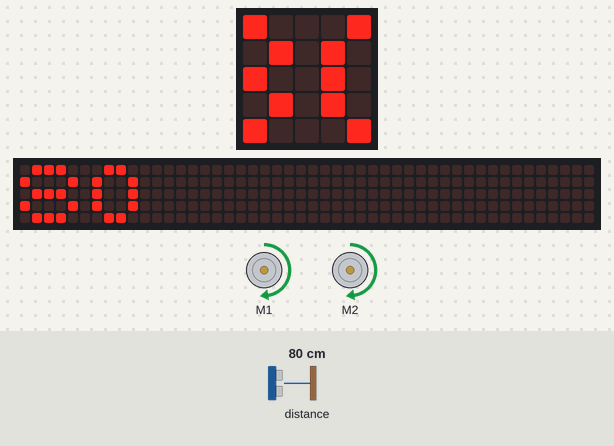
Simulated run of this program. Board: BBC micro:bit (MakeCode). On the bench: 2 × DC motor (green arrow = forward, orange = backward, longer = faster), the board's 5×5 LED display, a strip that is not on the board, showing the scrolling text unrolled. Inputs (shaded band) come from the test bench; at power-on: distance to the obstacle 80 cm. The 48×5 strip is a reading aid, not a part: it shows the text the display is scrolling, unrolled, one strip-width of it at a time.

Above: at 1.28 s.
1.3 s: distance to the obstacle set to 2 cm
At 4.4 s:
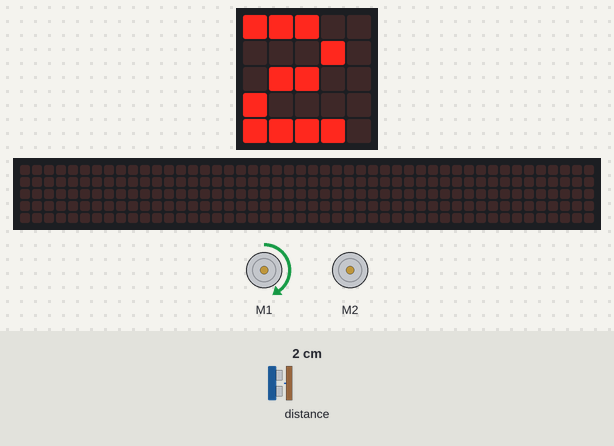
4.7 s: distance to the obstacle set to 18 cm
At 5.35 s:
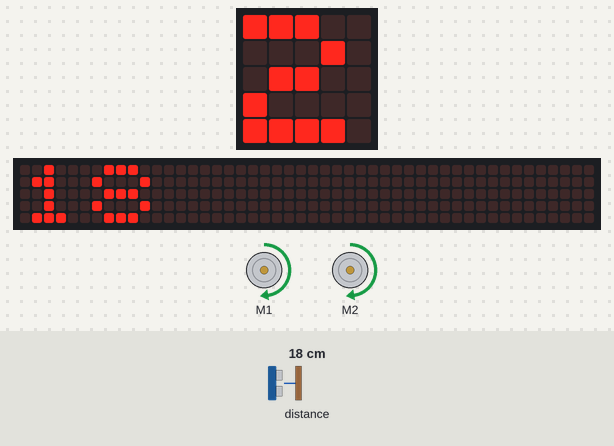
6.7 s: distance to the obstacle set to 4 cm
At 9.7 s:
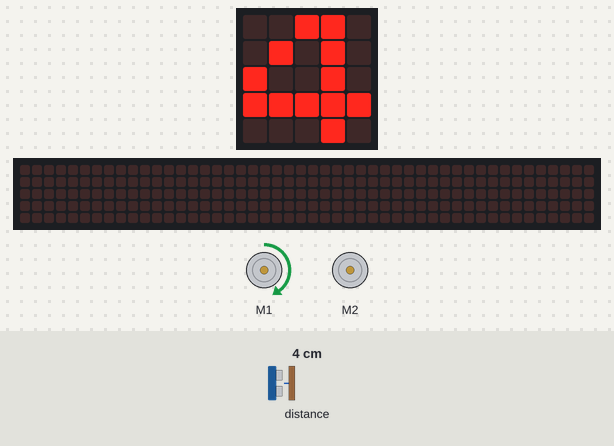
Timing chart, 0 to 16.0 s (numbered marks = the images above; inputs shaded):
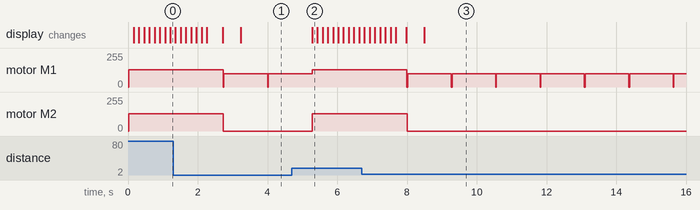

The program:

main.ts
```typescript
basic.forever(function () {
    if (maqueen.Ultrasonic(PingUnit.Centimeters) < 10) {
        maqueen.motorStop(maqueen.Motors.All)
        maqueen.motorRun(maqueen.Motors.M1, maqueen.Dir.CW, 100)
        basic.pause(500)
    } else {
        maqueen.motorRun(maqueen.Motors.All, maqueen.Dir.CW, 129)
    }
    basic.showNumber(maqueen.Ultrasonic(PingUnit.Centimeters))
})
```

test.ts
```typescript
// aquí va el archivo "tests"; esto no se compilará cuando este paquete se utilice como una extensión.
```

Measured:
- after the input at 1.3 s, motor M1: forward 129/255 → forward 100/255 after 1.4 s; motor M2: forward 129/255 → stopped after 1.4 s
- after the input at 4.7 s, motor M2: stopped → forward 129/255 after 0.58 s; the display: changes after 0.58 s (image 2)
- after the input at 6.7 s, motor M1: alternates forward 100/255 for 1.3 s and stopped for 0.02 s, starting after 1.3 s; motor M2: forward 129/255 → stopped after 1.3 s
